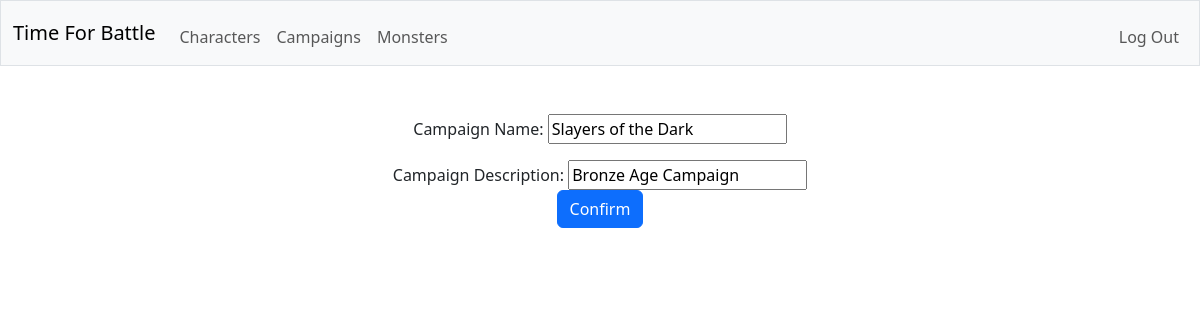
The app's page /campaign/1/edit (signed in) with its own data.
### tables this page shows
CREATE TABLE "campaigns" (id INTEGER PRIMARY KEY AUTOINCREMENT NOT NULL, dm_id INTEGER NOT NULL, name TEXT NOT NULL, description TEXT, FOREIGN KEY (dm_id) REFERENCES users(id));

### app.py (the view)
@app.route("/campaign/<campaign_id>/edit", methods=["GET", "POST"])
@login_required
def edit_campaign(campaign_id):
    if request.method == "POST":
        campaign = {"name" : request.form.get("campaign_name"),
                    "description" : request.form.get("campaign_description")}
        if None in campaign.values():
            return error("missing input", 400)
        if campaign_id == "new":
            with sqlite3.connect(database) as conn:
                cur = conn.cursor()
                cur.execute(
                    "INSERT INTO campaigns (name, description, dm_id) VALUES (?, ?, ?) RETURNING id",
                    (campaign["name"], campaign["description"], session["user_id"])
                )
                campaign_id = cur.fetchone()[0]
                conn.commit()
        else:
            with sqlite3.connect(database) as conn:
                cur = conn.cursor()
                cur.execute(
                    "UPDATE campaigns SET name = ?, description = ? WHERE id = ? AND dm_id = ?",
                    (campaign["name"], campaign["description"], campaign_id, session["user_id"])
                )
                conn.commit()
        return redirect("/campaign/" + str(campaign_id))
    else:
        if campaign_id == "new":
            campaign = {"id":"new"}
        else:
            with sqlite3.connect(database) as conn:
                conn.row_factory = sqlite3.Row
                cur = conn.cursor()
                cur.execute(
                    "SELECT * FROM campaigns WHERE id = ?",
                    (campaign_id,)
                )
                campaigns = [dict(row) for row in cur.fetchall()]
            if len(campaigns) != 1:
                return error("not found", 404)
            campaign=campaigns[0]
            if campaign["dm_id"] != session["user_id"]:
                return error("forbidden", 403)
        return render_template("campaign_edit.html", campaign=campaign)

### helpers.py (called while the page is built)
def login_required(f):
    @wraps(f)
    def decorated_function(*args, **kwargs):
        if session.get("user_id") is None:
            return redirect("/login")
        return f(*args, **kwargs)
    return decorated_function

### templates/campaign_edit.html (shortened to what this page needs)
{% extends "layout.html" %}
{% block main %}
    <form action="/campaign/{{ campaign.id }}/edit" method="post">
        <div class="mb-3">
            <label>Campaign Name:</label>
            <input autocomplete="off" autofocus name="campaign_name" value="{{ campaign.name }}" type="text" required>
        </div>
        <div>
            <label>Campaign Description:</label>
            <input autocomplete="off" name="campaign_description" value="{{ campaign.description }}" type="text" required>
        </div>
        <button class="btn btn-primary" type="submit">Confirm</button>
    </form>
{% endblock %}

### records on screen
campaigns: campaign_name "Slayers of the Dark", campaign_description "Bronze Age Campaign"
